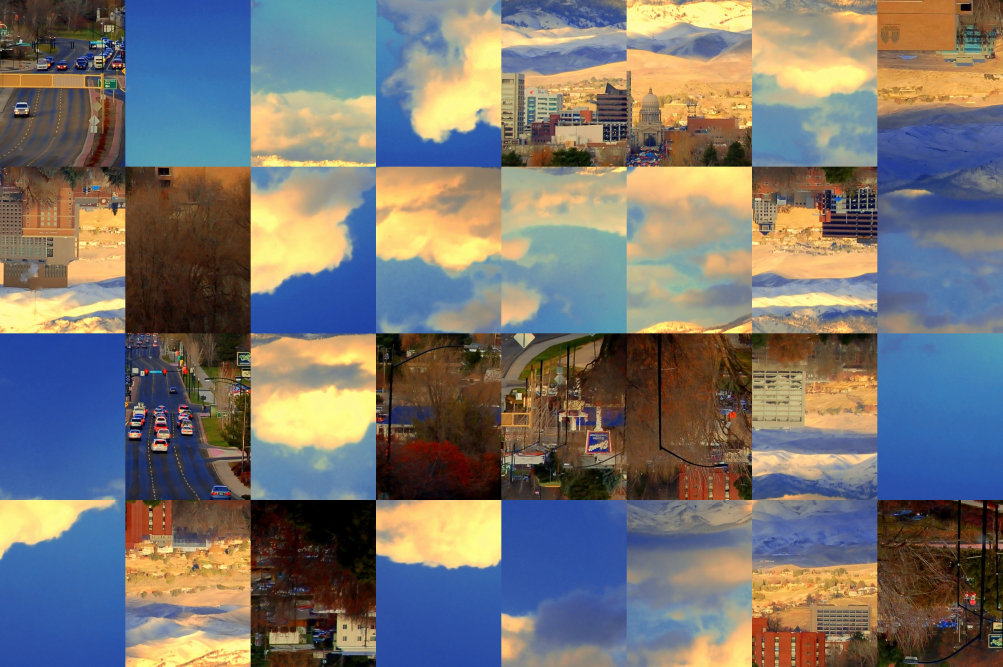
#> input picture Messed32.jpg, 3008 x 2000 px (shown at 1/3 size)
$ python unscramble.py
#> lines starting #> are read from the running program, lines starting #| are printed output that depends on the picture
import numpy as np
import matplotlib.pyplot as plt
import argparse
from PIL import Image


parser = argparse.ArgumentParser(description='Unscramble an image')
parser.add_argument('--input', '-i', default="Messed32.jpg", help='path to input file')
parser.add_argument('--instructions', '-n', help='path to instruction file')
parser.add_argument('--output', '-o', default="out.jpg", help='path to output file')
parser.add_argument('--rows', '-r', default=4,type=int, help='rows')
parser.add_argument('--columns', '-c', default=8,type=int, help='columns')
parser.add_argument('--edges', '-e', default=1,type=int, help='edge thickness')
args = parser.parse_args()

ROWS = args.rows
COLUMNS = args.columns
EDGE_THICKNESS = args.edges

NAME_IN = args.input
NAME_OUT = args.output


img = plt.imread(NAME_IN)
#> img is the input picture: shape (2000, 3008, 3); mean R, G, B 119.9, 116.6, 112.7
imgH, imgW, imgL = np.shape(img)
#> imgH = 2000; imgW = 3008; imgL = 3
segW = round(imgW / COLUMNS)
#> segW = 376
segH = round(imgH / ROWS)
#> segH = 500
chunkAr = []

chunkId=0
for i in range(ROWS):
    for j in range(COLUMNS):
        x=j*segW
        y=i*segH
        x2 = x + segW
        y2 = y + segH
        chunk = img[y:y2,x:x2,0:imgL]
        chunkAr.append( {"chunk":chunk,"x":x,"x2":x2,"y":y,"y2":y2,"id":chunkId,"matches":[]})
        chunkId = chunkId + 1
#> after the loop, chunkAr = 32 items; chunkId = 32

def calculateEdges( chunkTb ):
    chunk = chunkTb["chunk"]
    chunkTb["L"]=chunk[0:segH,0:EDGE_THICKNESS,0:imgL]
    chunkTb["R"]=chunk[0:segH,segW-EDGE_THICKNESS:segW,0:imgL]
    chunkTb["T"]=chunk[0:EDGE_THICKNESS,0:segW,0:imgL]
    chunkTb["B"]=chunk[segH-EDGE_THICKNESS:segH,0:segW,0:imgL]

    #rotate orientation to match top
    chunkTb["R"]=np.rot90(chunkTb["R"], 3)
    chunkTb["B"]=np.rot90(chunkTb["B"], 2)
    chunkTb["L"]=np.rot90(chunkTb["L"], 1)

for chunkTb in chunkAr:
    calculateEdges(chunkTb)
#> this loop made 32 passes
#> pass 1, in calculateEdges, `chunk = chunkTb["chunk"]`:
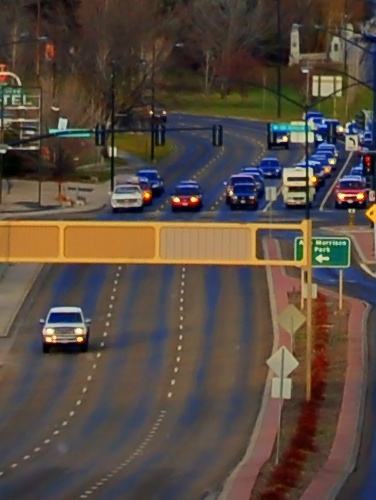
#> chunk: shape (500, 376, 3); mean of channels 0, 1, 2 87, 74, 64.1; drawn as R, G, B
#> pass 3, in calculateEdges (call 3), `chunk = chunkTb["chunk"]`:
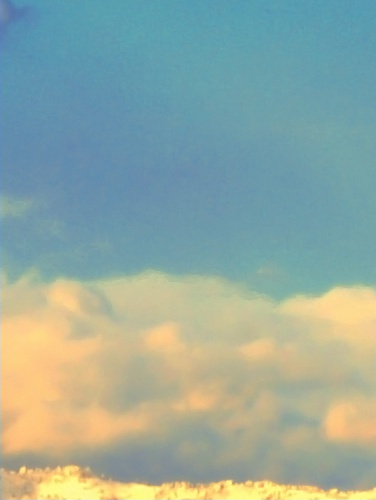
#> chunk: shape (500, 376, 3); mean of channels 0, 1, 2 146.8, 168.5, 158.8; drawn as R, G, B
    #plt.figure()
    #plt.imshow(chunk)
    #plt.show()

def rgb2gray(rgb):
    return np.dot(rgb[...,:3], [0.2989, 0.5870, 0.1140])
def mse(imageA, imageB):
    imageA = rgb2gray(imageA).astype("float")
    imageB = rgb2gray(imageB).astype("float")
    # the 'Mean Squared Error' between the two images is the
    # sum of the squared difference between the two images;
    # NOTE: the two images must have the same dimension

    #err = np.sum((imageA.astype("float") - imageB.astype("float")) ** 2)
    #err /= float(imageA.shape[0] * imageA.shape[1])

    err = np.square(np.subtract(imageA, imageB)).mean()

    # return the MSE, the lower the error, the more "similar"
    # the two images are
    return err

# [64 lines left out: function findMatch, not called in this run]

def findMatchTL(chunkList,topChunk=None,leftChunk=None,threshold=500):
    bottomEdge = None
    rightEdge = None
    testBottomEdge = False
    testRightEdge = False
    doSquare = False
    tmpMatch=[]
    if not (topChunk is None):
        bottomEdge = topChunk["B"]
        testBottomEdge = True
    if not (leftChunk is None):
        rightEdge = leftChunk["R"]
        testRightEdge = True
    if (testRightEdge and testBottomEdge):
        doSquare = True
    squareFac = 1
    if doSquare:
        squareFac = 2
    lastMSE = 10000000000
    for innerChunk in chunkList:
        if (testRightEdge and innerChunk["id"]==leftChunk["id"]):
            continue
        if (testBottomEdge and innerChunk["id"]==topChunk["id"]):
            continue
        #first, test normal orientation
        combinedMSE = 0
        combinedMSE_Flip = 0
        if testRightEdge:
            combinedMSE = combinedMSE + pow(mse(rightEdge,innerChunk["L"]), squareFac)
            combinedMSE_Flip = combinedMSE_Flip + pow(mse(np.rot90(rightEdge,2),innerChunk["R"]), squareFac)
        if testBottomEdge:
            combinedMSE = combinedMSE + pow(mse(bottomEdge,innerChunk["T"]), squareFac)
            combinedMSE_Flip = combinedMSE_Flip + pow(mse(np.rot90(bottomEdge,2),innerChunk["B"]), squareFac)
        if (testBottomEdge and testRightEdge):
            combinedMSE = pow(combinedMSE,1/squareFac)
            combinedMSE_Flip = pow(combinedMSE_Flip,1/squareFac)
        if (combinedMSE<lastMSE):
            tmpMatch = [innerChunk["id"],"R","L"]
            lastMSE = combinedMSE
        if (combinedMSE_Flip<lastMSE):
            tmpMatch = [innerChunk["id"],"R","R"]
            lastMSE = combinedMSE_Flip
    tmpMatch.append(lastMSE)
    if lastMSE<=threshold:
        return tmpMatch

def findChunkById(idv, chunkList):
    for chunk in chunkList:
        if chunk["id"]==idv:
            return chunk


#this is going to be third, or 2 in the default Scrambled image
#5 belongs to its right

#top left is 16 on messed32

#topLeftChunkId = int(input())
#topLeftChunk = chunkAr[topLeftChunkId]

chunkSearch = chunkAr.copy()
#> chunkSearch = 32 items

#chunkSearch.pop(topLeftChunkId)

chunkMap = [None] * ROWS
for i in range(ROWS):
    chunkMap[i]=[None] * COLUMNS

print("Enter row, col, and ID separated by a space.")
print("Enter 'f' without quotes in the same line to mark it as flipped.")
print("Enter a blank line to stop reading.")
knownPairs = []

if not (args.instructions is None):
    instFile = open(args.instructions, "r")
while(True):
    if (args.instructions is None):
        s = input()
    else:
        s=instFile.readline()
        print(s)
    m = map(str, s.split())
    arr = []
    doFlip=False
    for x in m:
        if (x=='f'):
            doFlip=True
        else:
            try:
                arr.append(int(x))
            except ValueError:
                break
    arr.append(doFlip)
    if len(arr)==4:
        knownPairs.append(arr.copy())
    if len(arr)==1:
        break

for pair in knownPairs:
    if len(pair)>3 and pair[3]: #flip it
        matchChunk = findChunkById(pair[2],chunkAr)
        matchChunk["chunk"] = np.rot90(matchChunk["chunk"],2)
        calculateEdges(matchChunk)
    chunkMap[pair[0]][pair[1]]=pair[2]
#> after the loop, chunkMap = 4 items

for colVar in range(COLUMNS):
    for rowVar in range(ROWS):
        val = chunkMap[rowVar][colVar]
        if not (val is None):
            #remove it from list of searchable chunks
            for i in range(len(chunkSearch)):
                chunk = chunkSearch[i]
                if (chunk["id"]==val):
                    chunkSearch.pop(i)
                    break

#start with each column
rowVar = 0
colVar = 0

for colVar in range(COLUMNS):
    for rowVar in range(ROWS):
        chunkId = None
        if not (chunkMap[rowVar][colVar] is None):
            chunkId = chunkMap[rowVar][colVar]
        else:
            topChunk = None
            leftChunk = None
            if (rowVar>0):
                topChunk=findChunkById(chunkMap[rowVar-1][colVar],chunkAr)
            if (colVar>0):
                leftChunk=findChunkById(chunkMap[rowVar][colVar-1],chunkAr)
            if (rowVar==1 and colVar==0):
                print(topChunk["id"])
            match = findMatchTL(chunkSearch,topChunk,leftChunk,100000)
            chunkId = match[0]
            matchChunk = None
            for i in range(len(chunkSearch)):
                chunk = chunkSearch[i]
                if (chunk["id"]==match[0]):
                    matchChunk=chunk
                    chunkSearch.pop(i)
                    break
            if (match[1]==match[2]):
                matchChunk["chunk"] = np.rot90(matchChunk["chunk"],2)
                calculateEdges(matchChunk)
        chunkMap[rowVar][colVar] = chunkId
#> this loop made 8 passes
#> pass 1, in calculateEdges (call 33), `chunk = chunkTb["chunk"]`:
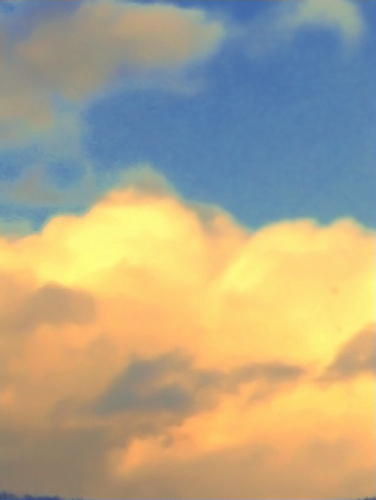
#> chunk: shape (500, 376, 3); mean of channels 0, 1, 2 175.3, 164.9, 136.1; drawn as R, G, B
#> pass 1, in calculateEdges (call 34), `chunk = chunkTb["chunk"]`:
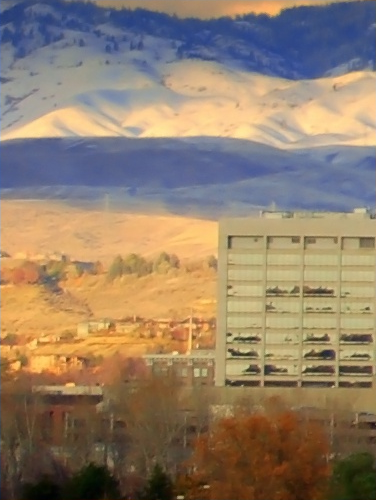
#> chunk: shape (500, 376, 3); mean of channels 0, 1, 2 145.5, 126.1, 105.2; drawn as R, G, B
#> pass 2, in calculateEdges (call 35), `chunk = chunkTb["chunk"]`:
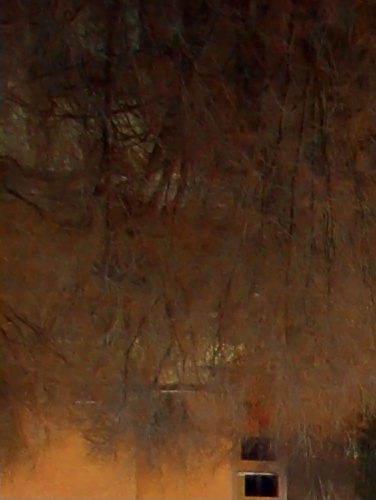
#> chunk: shape (500, 376, 3); mean of channels 0, 1, 2 74.5, 46.3, 25.7; drawn as R, G, B
#> pass 2, in calculateEdges (call 36), `chunk = chunkTb["chunk"]`:
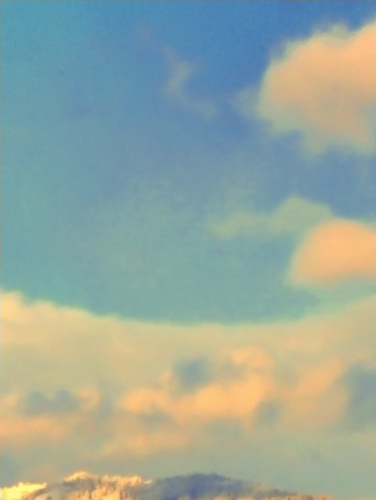
#> chunk: shape (500, 376, 3); mean of channels 0, 1, 2 151.6, 167.2, 156.2; drawn as R, G, B
#> after the loop, chunkMap = [[0, 19, 20, 24, 27, 23, 10, 5], [16, 9, 17, 3, 8, 2, 6, 21], [11, 12, 14, 4, 7, 13, 28, 26], [22, 15, 1, 29, 18, 25, 30, 31]]; chunkSearch = []

"""
for colVar in range(COLUMNS):
    for rowVar in range(ROWS):
        chunkId = None
        if rowVar==0 and colVar==0:
            chunkId = topLeftChunkId
        else:
            match=None
            if (rowVar==0): #starting a new column
                match=findMatch(leftChunk,chunkSearch,"R",50000)
            else:
                match=findMatch(topChunk,chunkSearch,"B",50000)
            print(match)
            chunkId = match[0]
            matchChunk = None
            for i in range(len(chunkSearch)):
                chunk = chunkSearch[i]
                if (chunk["id"]==match[0]):
                    matchChunk=chunk
                    chunkSearch.pop(i)
                    break
            if (match[1]==match[2]):
                matchChunk["chunk"] = np.rot90(matchChunk["chunk"],2)
                calculateEdges(matchChunk)
            if (rowVar==0): #starting a new column
                leftChunk = matchChunk
            topChunk = matchChunk
        chunkMap[rowVar][colVar] = chunkId
"""

print(chunkMap)
#| [[0, 19, 20, 24, 27, 23, 10, 5], [16, 9, 17, 3, 8, 2, 6, 21], [11, 12, 14, 4, 7, 13, 28, 26], [22, 15, 1, 29, 18, 25, 30, 31]]
imgFinal = img.copy()

for i in range(ROWS):
    for j in range(COLUMNS):
        chunkId = chunkMap[i][j]
        chunk = findChunkById(chunkId,chunkAr)
        x=j*segW
        y=i*segH
        x2 = x + segW
        y2 = y + segH
        imgFinal[y:y2,x:x2,:]=chunk["chunk"]
        plt.text( (x+x2)/2, (y+y2)/2, str(chunkId))
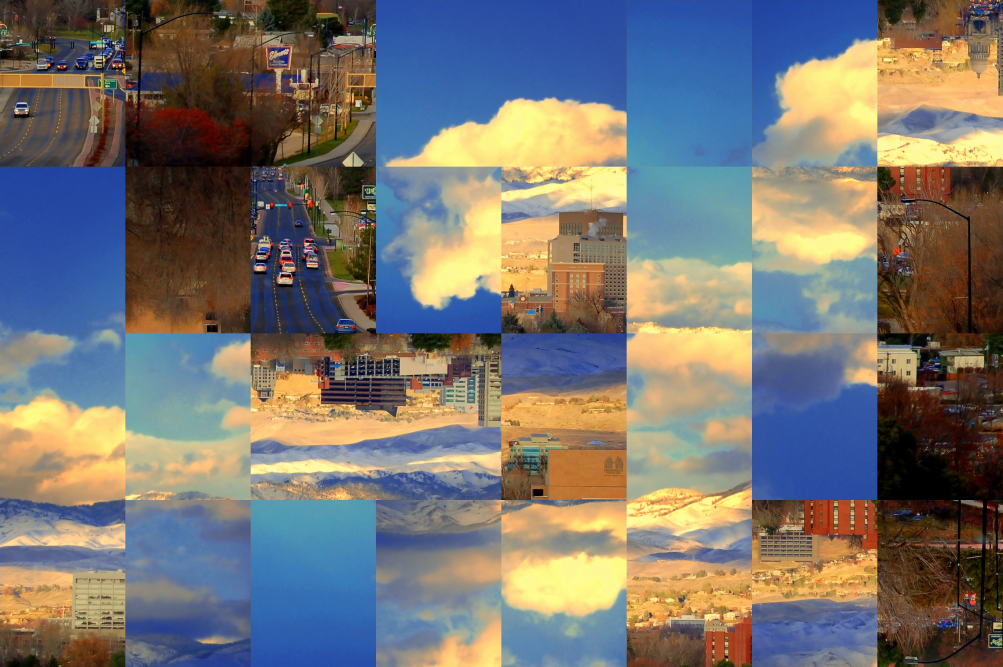
#> imgFinal: shape (2000, 3008, 3) (shown at 1/3 size); mean R, G, B 119.9, 116.6, 112.7

im = Image.fromarray(imgFinal)
im.save(NAME_OUT)

plt.imshow(imgFinal)
plt.show()

"""
chunkStack = chunkAr.copy()
chunkStackGood=[]
while len(chunkStack)>0:
    match=findMatch(0,chunkStack)
    if (match):
        if (match[1]==match[2]): #if one of the tiles needs to be rotated 180
            #then rotate the match we found
            chunkStack[match[0]]["chunk"] = np.rot90(chunkStack[match[0]]["chunk"],2)
            calculateEdges(chunkStack[match[0]])
        indx = chunkStack[match[0]]["id"]
        tmpChunk = chunkStack.pop(match[0])
        chunkStack[0]["matches"].append([indx,match[1]])
        chunkStackGood.append(tmpChunk)
    else:
        #print("this chunk is broken")
        #plt.imshow(chunkStack[0]["chunk"])
        #plt.show()
        match=findMatch(0,chunkStackGood)
        if (match[1]==match[2]): #if one of the tiles needs to be rotated 180
            #then rotate the tile we're trying to match
            chunkStack[0]["chunk"] = np.rot90(chunkStack[0]["chunk"],2)
            calculateEdges(chunkStack[match[0]])
            match=findMatch(0,chunkStackGood)
        indx = chunkStack[0]["id"]
        chunkStackGood.append(chunkStack.pop(0))
        tmpChunk = None
        chunkStackGood[match[0]]["matches"].append([indx,match[2]])
        print("no match on chunk")
        chunkStackGood.append(chunkStack.pop(0))
for chunk in chunkStackGood:
    print(chunk["id"])
    print(chunk["matches"])
"""

#for chunk in chunkAr:

$ run again, with Messed.jpg copied over Messed32.jpg
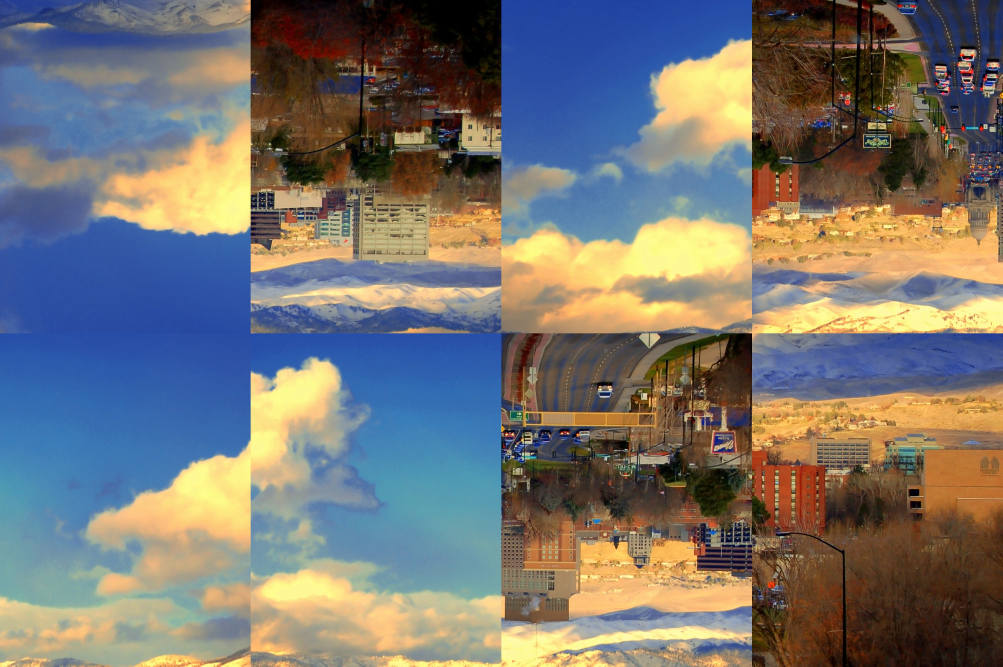
#> input picture Messed.jpg, 3008 x 2000 px (shown at 1/3 size)
#> img is the input picture: shape (2000, 3008, 3); mean R, G, B 119.9, 116.6, 112.7
#> after the loop `for i in range(ROWS):`: chunkAr = 32 items; chunkId = 32
#> the loop `for chunkTb in chunkAr:` made 32 passes
#> `chunkSearch = chunkAr.copy()`: chunkSearch = 32 items
#> after the loop `for pair in knownPairs:`: chunkMap = 4 items
#> the loop `for colVar in range(COLUMNS):` made 8 passes
#> pass 3, in calculateEdges (call 36), `chunk = chunkTb["chunk"]`:
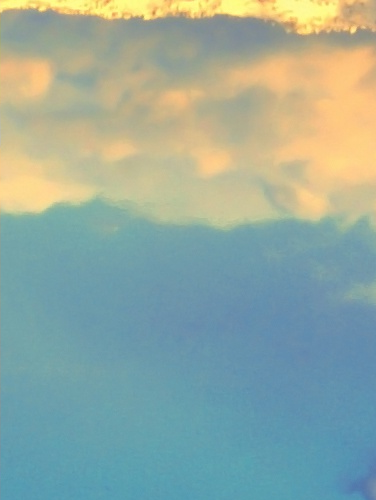
#> chunk: shape (500, 376, 3); mean of channels 0, 1, 2 146.9, 168.5, 158.6; drawn as R, G, B
#> after the loop `for colVar in range(COLUMNS):`: chunkMap = [[0, 8, 18, 5, 4, 20, 7, 30], [19, 17, 22, 23, 14, 11, 29, 31], [16, 9, 28, 12, 25, 10, 15, 2], [24, 13, 27, 26, 1, 21, 6, 3]]; chunkSearch = []
#| [[0, 8, 18, 5, 4, 20, 7, 30], [19, 17, 22, 23, 14, 11, 29, 31], [16, 9, 28, 12, 25, 10, 15, 2], [24, 13, 27, 26, 1, 21, 6, 3]]
#> after the loop `for i in range(ROWS):`:
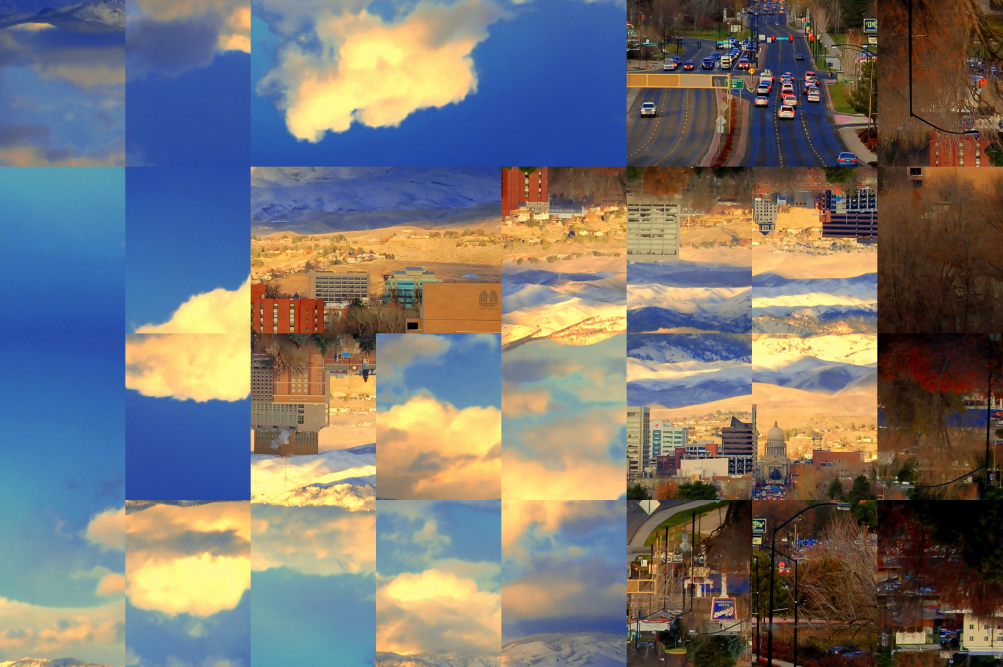
#> imgFinal: shape (2000, 3008, 3) (shown at 1/3 size); mean R, G, B 119.9, 116.6, 112.7
